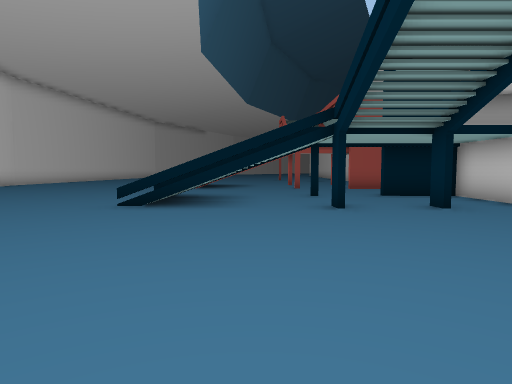
view 1 (above)

22 first-person views from a walk through a scene from a Unity 3-D project. The camera is 1.5 m above the floor, tilts 4° down and sees 75° across. The floor is counted in squares, 2 m on a side. Each view is taken from the middle of a square. On the plan, view 1 faces up. The plan holds only what a view shows up to about 11 squares ahead; the rest is blank. The place goes on beyond the plan. Some surface patterns are stand-ins.

view 2
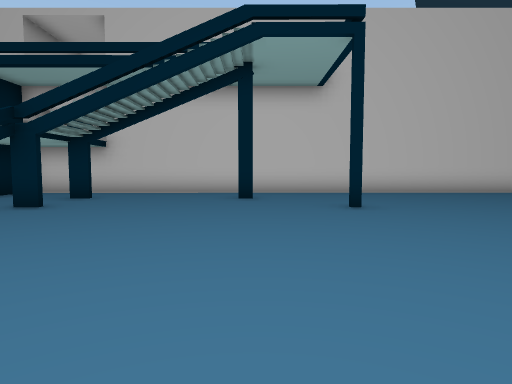

view 3
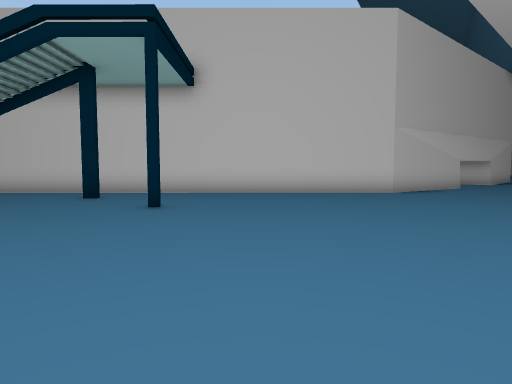

view 4
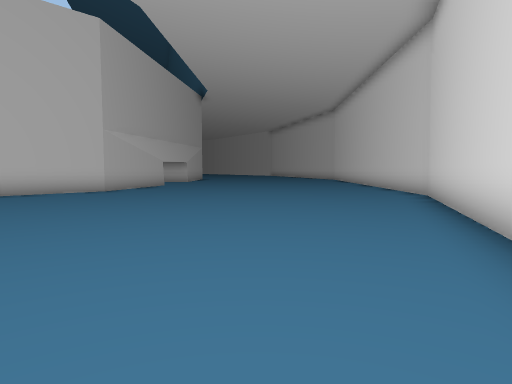

view 5
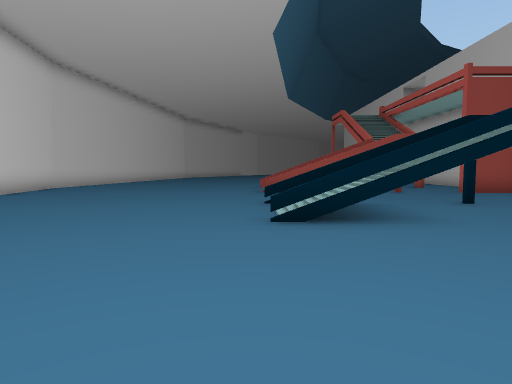

view 6
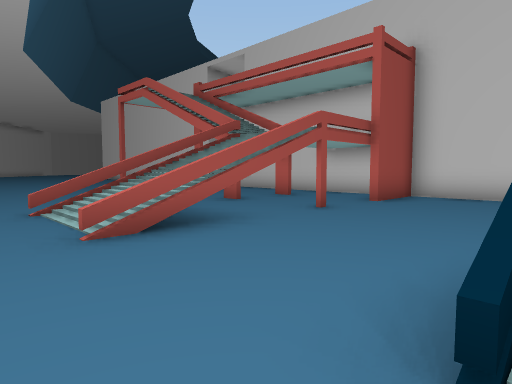

view 7
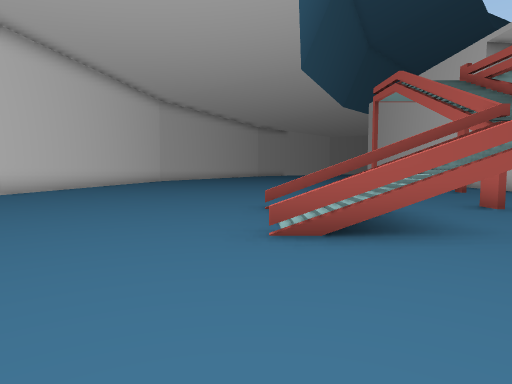

view 8
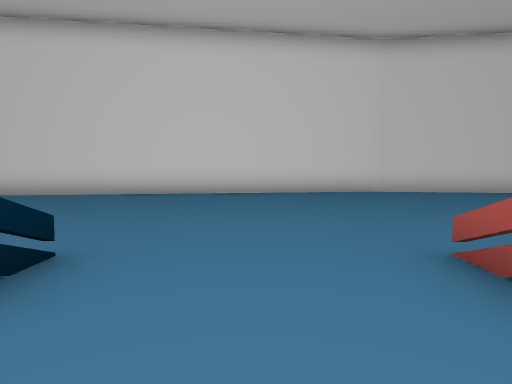

view 9
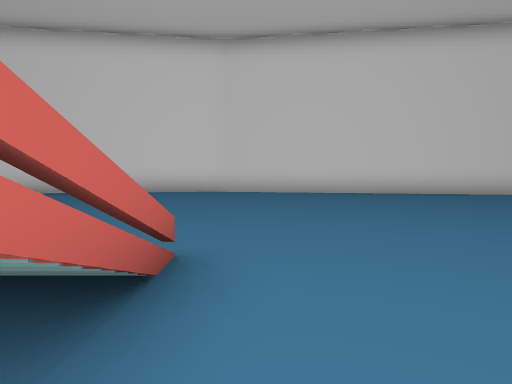

view 10
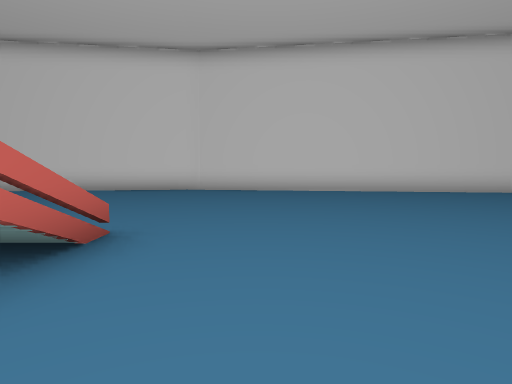

view 11
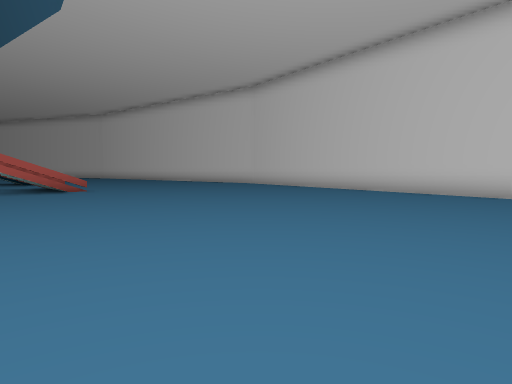

view 12
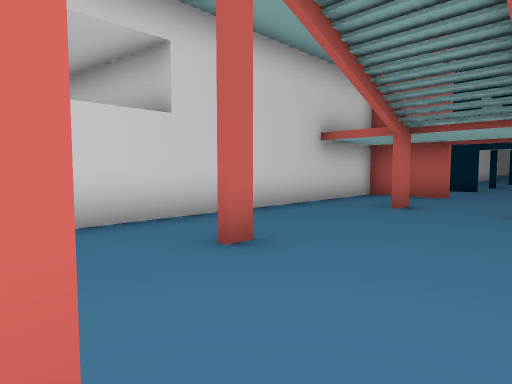

view 13
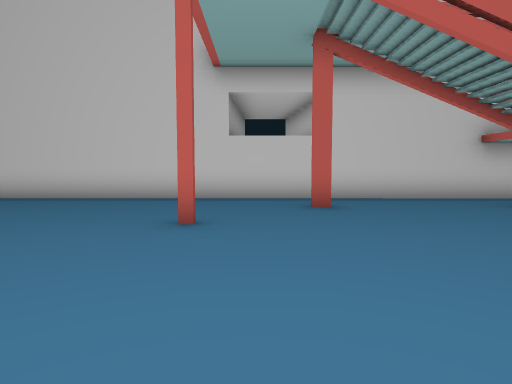

view 14
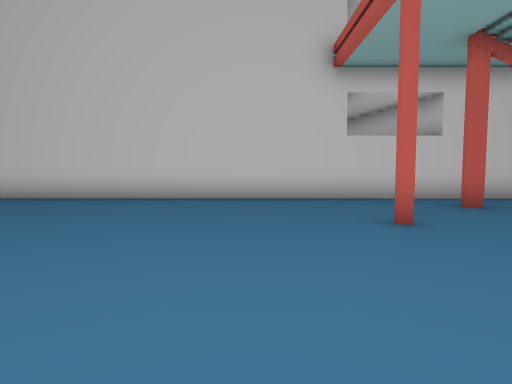

view 15
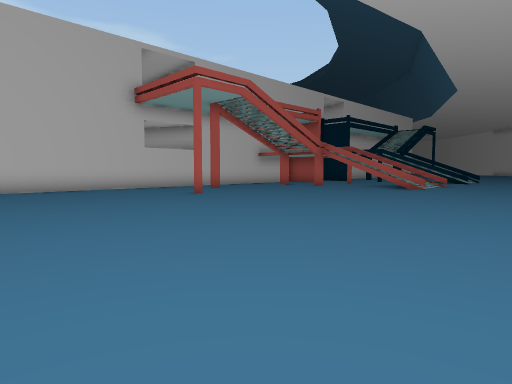

view 16
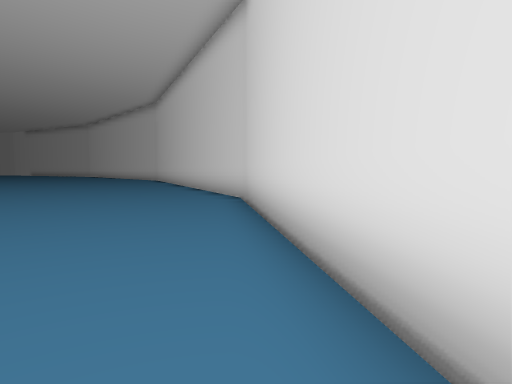

view 17
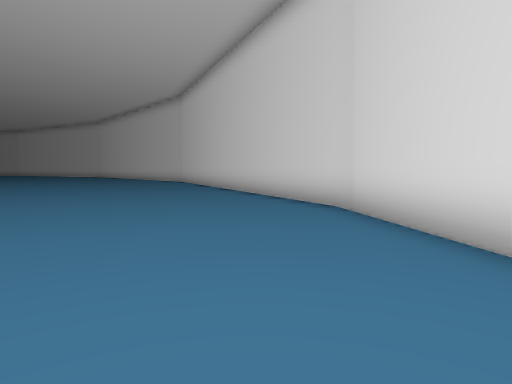

view 18
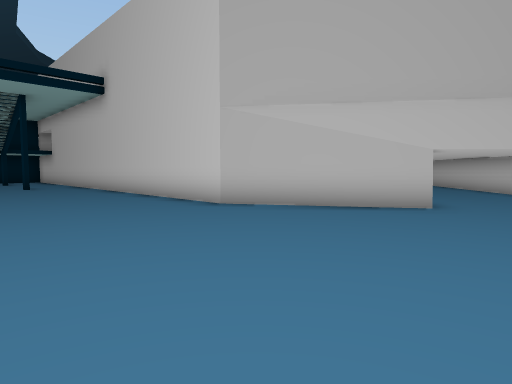

view 19
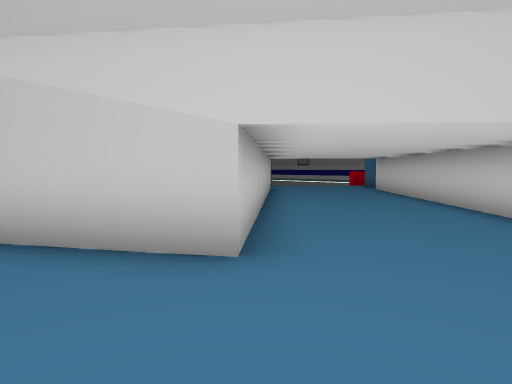

view 20
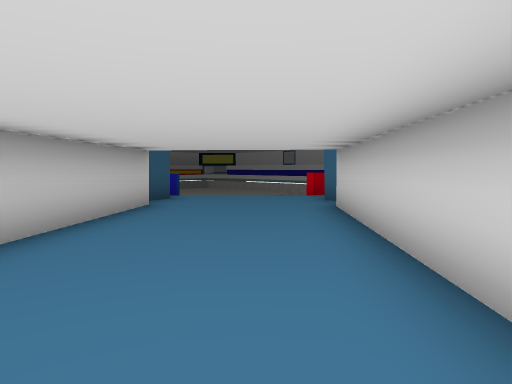

view 21
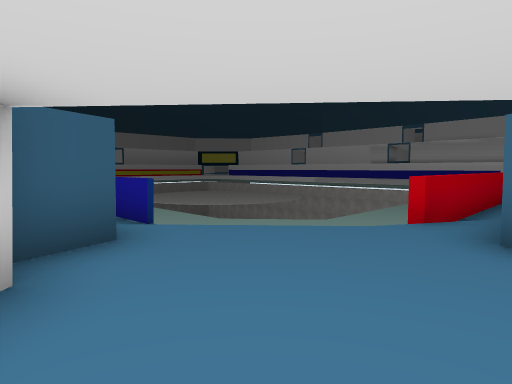

view 22
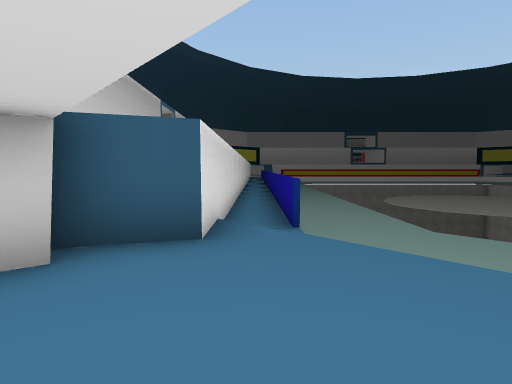

### Floor plan
Key: @ floor where view 1 was taken; # wall or solid block; x gap in a wall; . main floor; - floor 0.25 m lower than the main floor; / step, stairs or slope; = window, fence, low wall or low ledge; v drop or lower ground.
Columns run from 11 left of view 1 to 25 right of it. Each row starts with its distance up from view 1.
 28     .....    ....#
 27     .............#
 26  ##..............#
 25  #...............#
 24  #...............#
 23  #...............#
 22  #...........#...#
 21  #...............#
 20  #.............#.#
 19 ##...............#
 18 #................#
 17 #................#
 16 #................#
 15 #.......=//#.#.#.#
 14 #........///.....#
 13 #.......=//#.#...#
 12 #..............###
 11 #................#
 10 ##...............#
  9  #.......#x#.#.###
  8  #.......///.....#
  7  #.......///.#.#.#
  6  #...............#
  5  #...............#         #-#vvv
  4  ##..............#         #-#vvv
  3   #..............#         #-#vvv
  2   #............#.#         #-#vvv
  1   #..............#         #-#vvv
  0   #........@.#...#         #-#vvvv
 -1   ##.............#         #-v vvvvvv
 -2    #.............#        ##//    vvv
 -3    ##............#       ##../v    v
 -4     #............#      ##..../######
 -5       ...........#     ##......./---
 -6       ...........#    ##......#
 -7       #..........##  ##.....###
 -8       #...........####.....##
 -9       ##...........##.....##
-10        #.................##
-11        #................##
-12        ##.. ..........

Where each view was taken, in squares from view 1:
view 1: 0 up, 0 right, facing up
view 2: 2 up, 5 left, facing right
view 3: 2 down, 5 left, facing right
view 4: 2 down, 6 left, facing down-right
view 5: 2 up, 3 left, facing up
view 6: 9 up, 4 left, facing up-right
view 7: 9 up, 3 left, facing up
view 8: 11 up, 0 right, facing left
view 9: 16 up, 0 right, facing left
view 10: 17 up, 1 right, facing left
view 11: 27 up, 1 right, facing down-left
view 12: 22 up, 1 right, facing down-right
view 13: 21 up, 3 left, facing right
view 14: 24 up, 3 left, facing right
view 15: 28 up, 7 left, facing down-right
view 16: 9 up, 9 left, facing down
view 17: 7 up, 7 left, facing down
view 18: 12 down, 1 right, facing up-right
view 19: 12 down, 6 right, facing up-right
view 20: 10 down, 12 right, facing up-right
view 21: 6 down, 15 right, facing up-right
view 22: 6 down, 17 right, facing up
